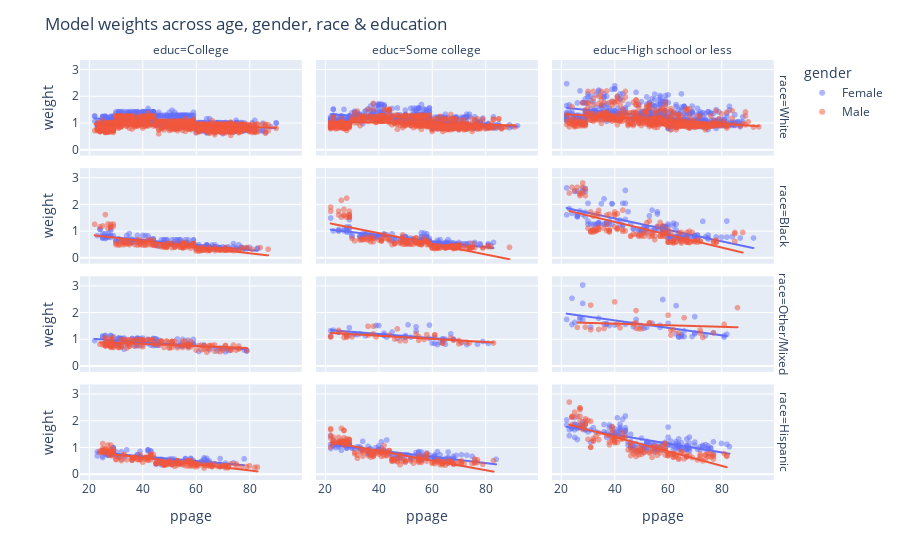

Notebook cell for this chart:
### Markdown cell above
#### We can break out the demographics even further using Scatter's facet property

### Code cell
age_weight = px.scatter(df, x='ppage', y='weight', opacity=.5, color='gender', facet_col='educ', facet_row='race', trendline='ols', height=800)
age_weight.layout.title.text = "Model weights across age, gender, race & education" 
age_weight.show()
